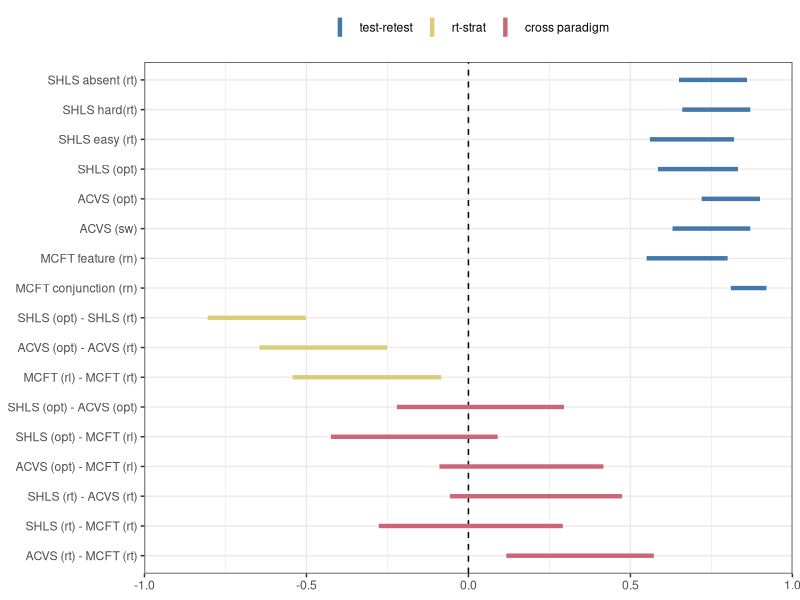
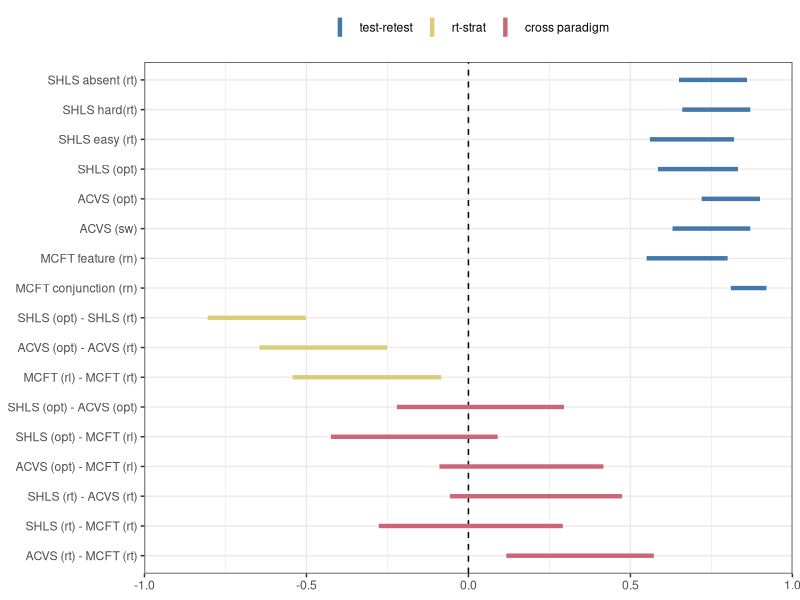
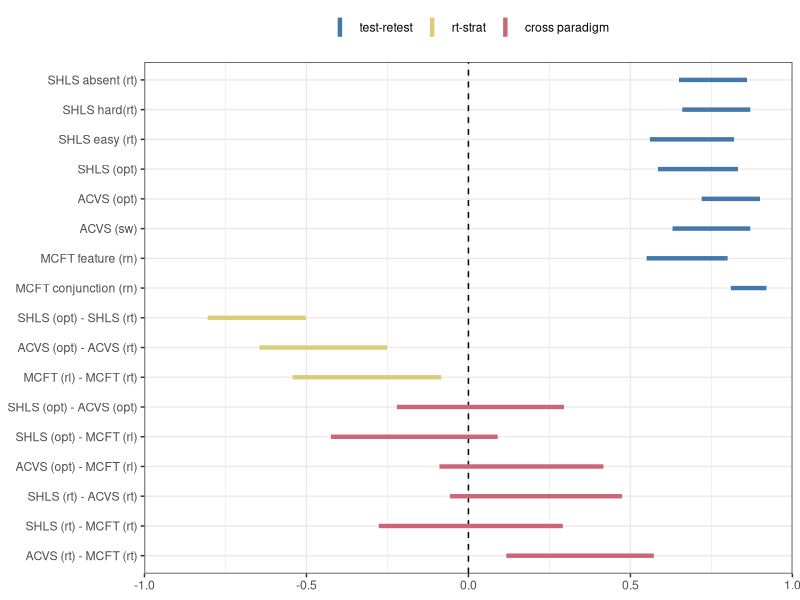

The R script that drew these images, in order:
library(tidyverse)
library(forcats)
library(ggthemes)

figXn <- 3.5
figYn <- 2.5

dat <- read_csv("summaryData.csv")


cor_dat <- tibble(
	comparison = c(
		"sh-rt absent", 
		"sh-rt a versus b hard", 
		"sh-rt a versus b easy",
		"sh - strategy",
		"acvs prop optimal",
		"acvs switch rate",
		"MCFT feature (rn)",
		"MCFT conjunction (rn)"),
	estimate = c(0,0,0, 0.73, 0.83, 0.77,  0.7, 0.88),
	lower = c(0.65, 0.66, 0.56, 0.585, 0.72, 0.63, 0.55, .81),
	upper = c(0.86, 0.87, 0.82, 0.832, 0.90, 0.87, .8, .92),
	type = rep('test-retest', 8))

add_r_95 <- function(x1, x2, df, t) {
	ci95 <- cor.test(x1[[1]], x2[[1]])

	new_r <- tibble(
			comparison = paste(names(x1), names(x2), sep = "-"),
			estimate = ci95$estimate,
			lower = ci95$conf.int[1],
			upper = ci95$conf.int[2],
			type = t)

	df <- bind_rows(df, new_r)

	return(df)
}

cor_dat <- add_r_95(dat["ls_prop_hetero"], dat["ls_mean_log_rt"], cor_dat, 'rt-strat')
cor_dat <- add_r_95(dat["ac_propOpt"], dat["ac_meanlog2rt"], cor_dat, 'rt-strat')
cor_dat <- add_r_95(dat["fg_conj_run_length"], dat["fg_conj_log2"], cor_dat, 'rt-strat')


cor_dat <- add_r_95(dat["ls_prop_hetero"], dat["ac_propOpt"], cor_dat, 'cross paradigm')
cor_dat <- add_r_95(dat["ls_prop_hetero"], dat["fg_conj_run_length"], cor_dat, 'cross paradigm')
cor_dat <- add_r_95(dat["ac_propOpt"], dat["fg_conj_run_length"], cor_dat, 'cross paradigm')

cor_dat <- add_r_95(dat["ls_mean_log_rt"], dat["ac_meanlog2rt"], cor_dat,  'cross paradigm')
cor_dat <- add_r_95(dat["ls_mean_log_rt"], dat["fg_conj_log2"], cor_dat, 'cross paradigm')
cor_dat <- add_r_95(dat["ac_meanlog2rt"], dat["fg_conj_log2"], cor_dat, 'cross paradigm')

cor_dat$comparison <- fct_rev(as_factor(cor_dat$comparison))

cor_dat$comparison <- fct_recode(cor_dat$comparison, 
	`ACVS (opt) - MCFT (rl)`  = "ac_propOpt-fg_conj_run_length",
	`ACVS (opt) - MCFT (rl)`  = "ac_propOpt-fg_conj_run_length",
	`SHLS (opt) - MCFT (rl)`  = "ls_prop_hetero-fg_conj_run_length",
	`SHLS (opt) - MCFT (rl)`  = "ls_prop_hetero-fg_conj_run_length",
	`SHLS (opt) - ACVS (sw)`  = "ls_prop_hetero-ac_switchRate",
	`SHLS (opt) - ACVS (opt)` = "ls_prop_hetero-ac_propOpt",
	`ACVS (opt) - ACVS (rt)`  = "ac_propOpt-ac_meanlog2rt",
	`SHLS (opt) - SHLS (rt)`  = "ls_prop_hetero-ls_mean_log_rt",
	`ACVS (sw)`   = "acvs switch rate",
	`ACVS (opt)`  = "acvs prop optimal",
	`SHLS absent (rt)`  = "sh-rt absent",
	`SHLS easy (rt)`  = "sh-rt a versus b easy",
	`SHLS hard(rt)`  = "sh-rt a versus b hard",
	`SHLS (opt)` = "sh - strategy",
	`MCFT (rl) - MCFT (rt)`  = "fg_conj_run_length-fg_conj_log2",
	`MCFT (rl) - MCFT (rt)`  = "fg_conj_run_length-fg_conj_log2",
	`ACVS (rt) - MCFT (rt)` = "ac_rt-fg_conj_log2",          
    `SHLS (rt) - MCFT (rt)` = "ls_mean_log_rt-fg_conj_log2", 
  	`SHLS (rt) - ACVS (rt)`   = "ls_mean_log_rt-ac_meanlog2rt", 
  	`ACVS (rt) - MCFT (rt)`  = "ac_meanlog2rt-fg_conj_log2")


cor_dat$type <- as_factor(cor_dat$type)

plt <- ggplot(cor_dat, aes(x = comparison, ymin = lower, ymax = upper, colour = type))
plt <- plt + geom_hline(yintercept = 0, linetype = 2)
plt <- plt + geom_linerange(size = 1)
plt <- ggplot(cor_dat, aes(x = comparison, ymin = lower, ymax = upper, colour = type))
plt <- plt + geom_hline(yintercept = 0, linetype = 2)
plt <- plt + geom_linerange(size = 1.5)
plt <- plt + scale_y_continuous(limits = c(-1, 1), expand = c(0,0))
plt <- plt + scale_color_ptol()
plt <- plt + theme_bw() 
plt <- plt + coord_flip()
plt <- plt + theme(
	legend.title = element_blank(),
	legend.position = "top",
	axis.title.y = element_blank())
plt
ggsave("scratch/cor_comparison.pdf", width = 5, height = 7)
ggsave("scratch/cor_comparison.png", width = 5, height = 7)